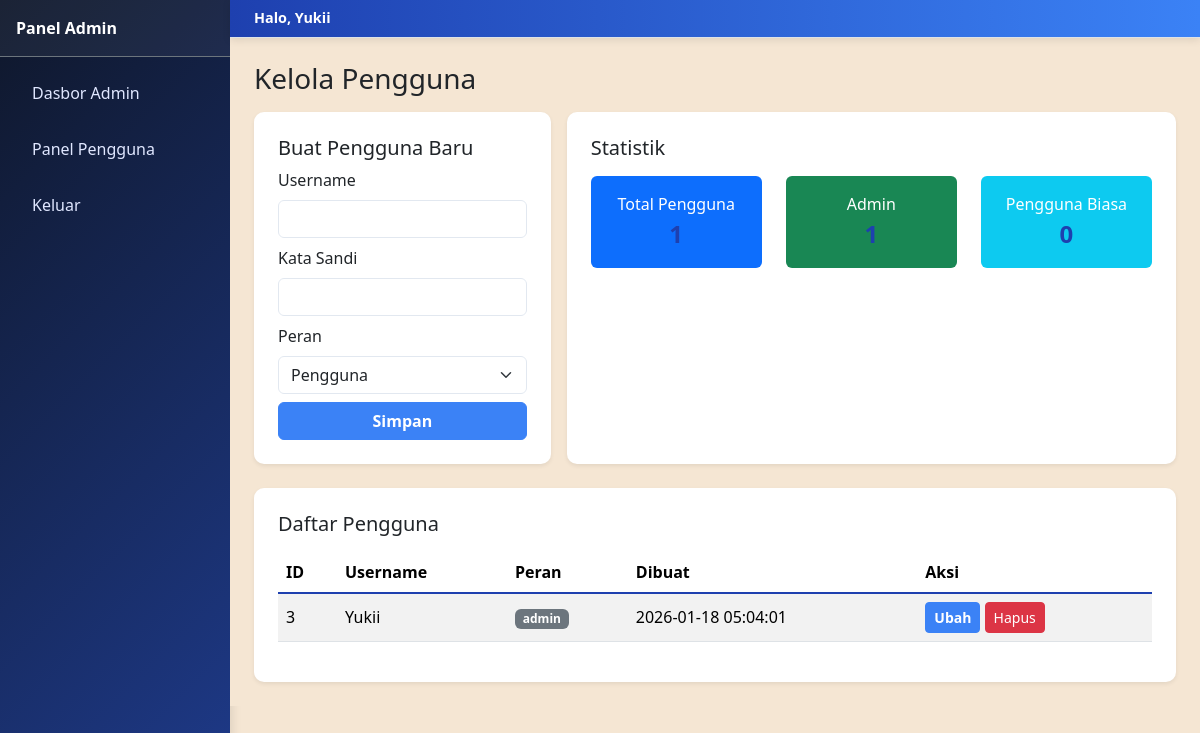
/admin/admin_dashboard.php (signed in), run on an earlier commit of the app's database.
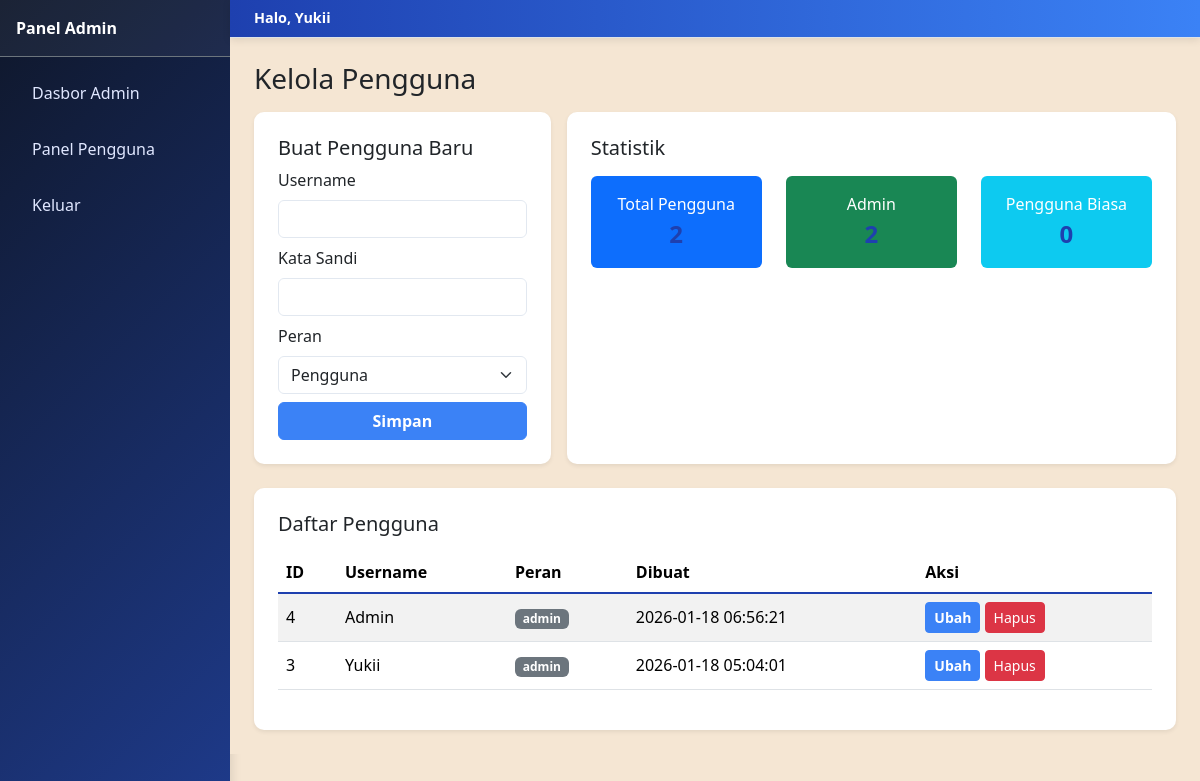
And on a later commit of the database.
### tables this page shows
CREATE TABLE users (
        id INTEGER PRIMARY KEY AUTOINCREMENT,
        username TEXT UNIQUE NOT NULL,
        password TEXT NOT NULL,
        role TEXT NOT NULL CHECK(role IN ("admin", "user")),
        created_at TEXT NOT NULL DEFAULT CURRENT_TIMESTAMP
    );

### includes/auth.php (called while the page is built, shortened)
<?php
function currentUser(): ?array
{
    return $_SESSION['user'] ?? null;
}

### admin/admin_dashboard.php (the view, shortened to what the changed rows need)
<?php
require_once __DIR__ . '/../includes/auth.php';
$pdo = getDB();
$users = $pdo->query('SELECT id, username, role, created_at FROM users ORDER BY created_at DESC')->fetchAll();
$stats = [
    'total' => (int) $pdo->query('SELECT COUNT(*) AS c FROM users')->fetch()['c'] ?? 0,
    'admins' => (int) $pdo->query("SELECT COUNT(*) AS c FROM users WHERE role = 'admin'")->fetch()['c'] ?? 0,
    'standard' => (int) $pdo->query("SELECT COUNT(*) AS c FROM users WHERE role = 'user'")->fetch()['c'] ?? 0,
];
?>
<!DOCTYPE html>
<html lang="id">
<head>
    <link href="https://cdn.jsdelivr.net/npm/bootstrap@5.3.3/dist/css/bootstrap.min.css" rel="stylesheet">
    <link href="/assets/css/style.css" rel="stylesheet">
</head>
<body>
<div class="d-flex">
    <div class="flex-grow-1">
        <nav class="navbar navbar-light bg-light border-bottom px-3">
            <span class="navbar-brand">Halo, <?php echo htmlspecialchars(currentUser()['username'], ENT_QUOTES, 'UTF-8'); ?></span>
        </nav>
        <main class="p-4">
            <div class="row g-3 mb-4">
                <div class="col-md-8">
                    <div class="card shadow-sm h-100">
                        <div class="card-body">
                            <div class="row text-center">
                                <div class="col-md-4">
                                    <div class="stat-box bg-primary text-white p-3 rounded">Total Pengguna<br><span class="fs-4"><?php echo $stats['total']; ?></span></div>
                                </div>
                                <div class="col-md-4">
                                    <div class="stat-box bg-success text-white p-3 rounded">Admin<br><span class="fs-4"><?php echo $stats['admins']; ?></span></div>
                                </div>
                            </div>
                        </div>
                    </div>
                </div>
            </div>
            <div class="card shadow-sm">
                <div class="card-body">
                    <div class="table-responsive">
                        <table class="table table-striped align-middle">
                            <thead>
                                <tr><th>ID</th><th>Username</th><th>Peran</th><th>Dibuat</th><th>Aksi</th></tr>
                            </thead>
                            <tbody>
                            <?php foreach ($users as $u): ?>
                                <tr>
                                    <td><?php echo (int) $u['id']; ?></td>
                                    <td><?php echo htmlspecialchars($u['username'], ENT_QUOTES, 'UTF-8'); ?></td>
                                    <td><span class="badge bg-secondary"><?php echo htmlspecialchars($u['role'], ENT_QUOTES, 'UTF-8'); ?></span></td>
                                    <td><?php echo htmlspecialchars($u['created_at'], ENT_QUOTES, 'UTF-8'); ?></td>
                                    <td>
                                        <button class="btn btn-sm btn-primary" data-bs-toggle="modal" data-bs-target="#editUserModal"
                                            onclick="loadUserData(<?php echo (int) $u['id']; ?>, '<?php echo htmlspecialchars($u['username'], ENT_QUOTES, 'UTF-8'); ?>', '<?php echo htmlspecialchars($u['role'], ENT_QUOTES, 'UTF-8'); ?>')">Ubah</button>
                                        <form method="post" class="d-inline" onsubmit="return confirm('Hapus pengguna beserta semua tabelnya?');">
                                            <button class="btn btn-sm btn-danger" type="submit">Hapus</button>
                                        </form>
                                    </td>
                                </tr>
                            <?php endforeach; ?>
                            </tbody>
                        </table>
                    </div>
                </div>
            </div>
        </main>
    </div>
</div>
</body>
</html>

What changed in the data, as far as the page shows it:
added users: id "4", username "Admin", role "admin", created_at "2026-01-18 06:56:21"
Also different on the page:
$stats['total']: "1" → "2"
$stats['admins']: "1" → "2"
